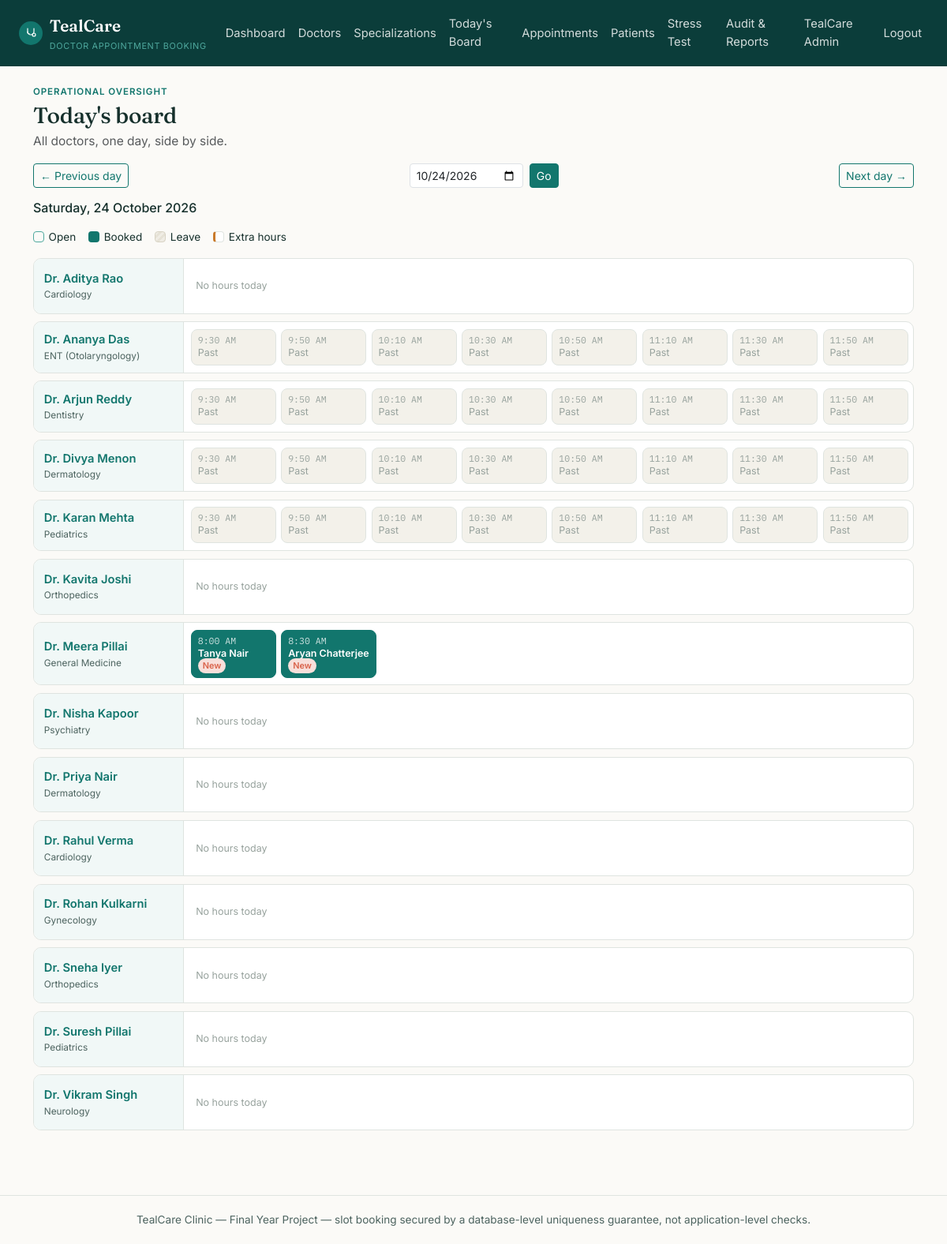
Screenshot of /admin/board (signed in) with the database file from the repository.
### tables this page shows
CREATE TABLE users (
    id INT AUTO_INCREMENT PRIMARY KEY,
    role ENUM('admin','doctor','patient') NOT NULL,
    name VARCHAR(150) NOT NULL,
    email VARCHAR(190) NOT NULL UNIQUE,
    password_hash VARCHAR(255) NOT NULL,
    phone VARCHAR(20) NULL,
     
    staff_code VARCHAR(20) NULL UNIQUE,
     
     
    status ENUM('active','suspended') NOT NULL DEFAULT 'active',
    reset_token VARCHAR(64) NULL,
    reset_token_expires_at DATETIME NULL,
    created_at TIMESTAMP NOT NULL DEFAULT CURRENT_TIMESTAMP
);

CREATE TABLE doctors (
    id INT AUTO_INCREMENT PRIMARY KEY,
    user_id INT NOT NULL UNIQUE,
    specialization_id INT NOT NULL,
    qualification VARCHAR(150) NOT NULL,
    consultation_fee DECIMAL(10,2) NOT NULL DEFAULT 0,
    default_slot_duration_minutes INT NOT NULL DEFAULT 20,
    bio TEXT NULL,
    status ENUM('active','inactive') NOT NULL DEFAULT 'active',
    created_at TIMESTAMP NOT NULL DEFAULT CURRENT_TIMESTAMP,
    FOREIGN KEY (user_id) REFERENCES users(id) ON DELETE CASCADE,
    FOREIGN KEY (specialization_id) REFERENCES specializations(id)
);

CREATE TABLE specializations (
    id INT AUTO_INCREMENT PRIMARY KEY,
    name VARCHAR(100) NOT NULL UNIQUE,
    description VARCHAR(255) NULL
);

CREATE TABLE doctor_weekly_availability (
    id INT AUTO_INCREMENT PRIMARY KEY,
    doctor_id INT NOT NULL,
    day_of_week TINYINT NOT NULL,
    start_time TIME NOT NULL,
    end_time TIME NOT NULL,
    slot_duration_minutes INT NOT NULL DEFAULT 20,
    created_at TIMESTAMP NOT NULL DEFAULT CURRENT_TIMESTAMP,
    FOREIGN KEY (doctor_id) REFERENCES doctors(id) ON DELETE CASCADE,
    INDEX idx_doctor_dow (doctor_id, day_of_week)
);

CREATE TABLE appointments (
    id INT AUTO_INCREMENT PRIMARY KEY,
    patient_id INT NOT NULL,
    doctor_id INT NOT NULL,
     
     
    reservation_id INT NULL,
    appointment_date DATE NOT NULL,
    start_time TIME NOT NULL,
    end_time TIME NOT NULL,
    status ENUM('booked','completed','cancelled','no_show') NOT NULL DEFAULT 'booked',
    notes TEXT NULL,
    cancelled_by VARCHAR(20) NULL,
     
     
    is_stress_test TINYINT(1) NOT NULL DEFAULT 0,
    created_at TIMESTAMP NOT NULL DEFAULT CURRENT_TIMESTAMP,
    updated_at TIMESTAMP NOT NULL DEFAULT CURRENT_TIMESTAMP ON UPDATE CURRENT_TIMESTAMP,
    FOREIGN KEY (patient_id) REFERENCES users(id),
    FOREIGN KEY (doctor_id) REFERENCES doctors(id),
    FOREIGN KEY (reservation_id) REFERENCES slot_reservations(id) ON DELETE SET NULL,
    INDEX idx_doctor_date (doctor_id, appointment_date),
    INDEX idx_patient (patient_id)
);

### app/views/admin/board.php (the view, shortened to what the rows shown need)
<p class="eyebrow mb-1">Operational oversight</p>
<h1 class="h3 mb-1">Today's board</h1>
<p class="text-muted mb-3">All doctors, one day, side by side.</p>
<div class="d-flex justify-content-between align-items-center mb-3">
    <a class="btn btn-sm btn-outline-tc" href="<?= Router::url('/admin/board?date=' . $prevDate) ?>">&larr; Previous day</a>
    <form method="get" action="<?= Router::url('/admin/board') ?>" class="d-flex gap-2 align-items-center">
        <input type="date" name="date" class="form-control form-control-sm" value="<?= htmlspecialchars($date, ENT_QUOTES) ?>">
        <button class="btn btn-sm btn-tc">Go</button>
    </form>
    <a class="btn btn-sm btn-outline-tc" href="<?= Router::url('/admin/board?date=' . $nextDate) ?>">Next day &rarr;</a>
</div>
<h6 class="mb-3"><?= date('l, j F Y', strtotime($date)) ?></h6>
<div class="d-flex flex-wrap gap-3 mb-3 small">
    <span><span class="legend-swatch" style="background:var(--paper);border:1px solid var(--teal-400);"></span>Open</span>
    <span><span class="legend-swatch" style="background:var(--teal-600);"></span>Booked</span>
    <span><span class="legend-swatch" style="background:repeating-linear-gradient(135deg,#efece4,#efece4 3px,#e6e2d6 3px,#e6e2d6 6px);border:1px solid #d8d3c4;"></span>Leave</span>
    <span><span class="legend-swatch" style="background:#fff;border-left:3px solid var(--amber);border-top:1px solid var(--line);border-bottom:1px solid var(--line);border-right:1px solid var(--line);"></span>Extra hours</span>
</div>
<?php foreach ($board as $row): $doctor = $row['doctor']; $data = $row['data']; ?>
    <div class="board-row">
        <div class="board-doctor">
            <div class="name"><a href="<?= Router::url('/admin/schedule/' . $doctor['id'] . '?week=' . $date) ?>" class="text-decoration-none"><?= htmlspecialchars($doctor['name'], ENT_QUOTES) ?></a></div>
            <div class="spec"><?= htmlspecialchars($doctor['specialization_name'], ENT_QUOTES) ?></div>
        </div>
        <div class="board-strip">
            <?php if ($data['full_day_leave']): ?>
                <div class="slot-chip slot-blocked">On leave &mdash; <?= htmlspecialchars($data['full_day_leave'], ENT_QUOTES) ?></div>
            <?php elseif (empty($data['slots']) && empty($data['leave_windows'])): ?>
                <div class="day-empty">No hours today</div>
            <?php else: ?>
                <?php foreach ($data['slots'] as $slot):
                    $stateClass = $slot['status'] === 'booked' ? 'slot-booked' : ($slot['status'] === 'past' ? 'slot-past' : 'slot-open');
                    $extraClass = $slot['source'] === 'extra_hours' ? ' slot-extra' : '';
                ?>
                    <div class="slot-chip <?= $stateClass . $extraClass ?>">
                        <span class="slot-time"><?= date('g:i A', strtotime($slot['start'])) ?><?= $extraClass ? '<span class="tag-extra">Extra</span>' : '' ?></span>
                        <?php if ($slot['status'] === 'booked'): $appt = $slot['appointment']; ?>
                            <span class="slot-patient"><?= htmlspecialchars($appt['patient_name'], ENT_QUOTES) ?></span>
                            <?= $appt['is_returning'] ? '<span class="badge-returning">Ret. · ' . (int) $appt['visit_count'] . '</span>' : '<span class="badge-new">New</span>' ?>
                        <?php else: ?>
                            <?= $slot['status'] === 'past' ? 'Past' : 'Open' ?>
                        <?php endif; ?>
                    </div>
                <?php endforeach; ?>
            <?php endif; ?>
        </div>
    </div>
<?php endforeach; ?>

### core/Router.php (shortened to what the rows shown need)
<?php
class Router
{
    private array $routes = ['GET' => [], 'POST' => []];
    private static string $basePath = '';
    public static function setBasePath(string $path): void
    {
        self::$basePath = rtrim($path, '/');
    }
    public static function url(string $path = ''): string
    {
        return self::$basePath . $path;
    }
    public function get(string $pattern, array $handler): void
    {
        $this->routes['GET'][$pattern] = $handler;
    }
    public function post(string $pattern, array $handler): void
    {
        $this->routes['POST'][$pattern] = $handler;
    }
    public function dispatch(string $method, string $uri): void
    {
        $path = parse_url($uri, PHP_URL_PATH) ?? '/';
        $path = rtrim($path, '/');
        foreach ($this->routes[$method] ?? [] as $pattern => $handler) {
            $params = $this->match($pattern, $path);
            if ($params !== null) {
                [$controllerClass, $action] = $handler;
                $controller = new $controllerClass();
                call_user_func_array([$controller, $action], $params);
                return;
            }
        }
    }
    private function match(string $pattern, string $path): ?array
    {
        $regex = preg_replace('#\{[a-zA-Z_]+\}#', '([^/]+)', $pattern);
        $regex = rtrim($regex, '/');
        if ($regex === '') {
            $regex = '/';
        }
        if (!preg_match('#^' . $regex . '$#', $path, $matches)) {
            return null;
        }
        array_shift($matches);
        return $matches;
    }
}

### app/views/partials/header.php (shortened to what the rows shown need)
<?php
$currentUser = Auth::user();
?>
<!doctype html>
<html lang="en">
<head>
    <link href="https://cdn.jsdelivr.net/npm/bootstrap@5.3.3/dist/css/bootstrap.min.css" rel="stylesheet">
    <link href="<?= Router::url('/assets/css/style.css') ?>" rel="stylesheet">
</head>
<body>
<nav class="navbar navbar-expand-lg navbar-tc">
    <div class="container-fluid px-3 px-lg-4">
        <a class="navbar-brand" href="<?= Router::url($currentUser ? \App\Controllers\AuthController::roleHome($currentUser['role']) : '/login') ?>">
            <span class="brand-mark">
            </span>
            <span>TealCare<small>Doctor Appointment Booking</small></span>
        </a>
        <div class="collapse navbar-collapse" id="navMain">
            <ul class="navbar-nav ms-auto align-items-lg-center">
                <?php if ($currentUser && $currentUser['role'] === 'admin'): ?>
                    <li class="nav-item"><a class="nav-link" href="<?= Router::url('/admin/dashboard') ?>">Dashboard</a></li>
                    <li class="nav-item"><a class="nav-link" href="<?= Router::url('/admin/doctors') ?>">Doctors</a></li>
                    <li class="nav-item"><a class="nav-link" href="<?= Router::url('/admin/specializations') ?>">Specializations</a></li>
                    <li class="nav-item"><a class="nav-link" href="<?= Router::url('/admin/board') ?>">Today's Board</a></li>
                    <li class="nav-item"><a class="nav-link" href="<?= Router::url('/admin/appointments') ?>">Appointments</a></li>
                    <li class="nav-item"><a class="nav-link" href="<?= Router::url('/admin/patients') ?>">Patients</a></li>
                    <li class="nav-item"><a class="nav-link" href="<?= Router::url('/admin/stress-test') ?>">Stress Test</a></li>
                    <li class="nav-item"><a class="nav-link" href="<?= Router::url('/admin/audit-log') ?>">Audit &amp; Reports</a></li>
                <?php endif; ?>
                <?php if ($currentUser): ?>
                    <li class="nav-item"><a class="nav-link" href="<?= Router::url('/account') ?>"><?= htmlspecialchars($currentUser['name'], ENT_QUOTES) ?></a></li>
                    <li class="nav-item">
                        <form method="post" action="<?= Router::url('/logout') ?>" class="d-inline">
                            <button type="submit" class="btn btn-link nav-link" style="border:0;">Logout</button>
                        </form>
                    </li>
                <?php else: ?>
                    <li class="nav-item"><a class="nav-link" href="<?= Router::url('/login') ?>">Login</a></li>
                    <li class="nav-item"><a class="nav-link" href="<?= Router::url('/register') ?>">Register</a></li>
                <?php endif; ?>
            </ul>
        </div>
    </div>
</nav>
<div class="container py-4">

### rows the page displays
users: name "TealCare Admin"
doctors: user.name "Dr. Aditya Rao", specialization.name "Cardiology", shows "No hours today"
doctors: user.name "Dr. Ananya Das", specialization.name "ENT (Otolaryngology)", start "9:50 AM", start "10:10 AM", start "10:30 AM", start "10:50 AM", start "11:10 AM", start "11:30 AM", start "11:50 AM"
doctor_weekly_availability: start_time "9:30 AM", shows "Past"
doctors: user.name "Dr. Arjun Reddy", specialization.name "Dentistry", start "9:50 AM", start "10:10 AM", start "10:30 AM", start "10:50 AM", start "11:10 AM", start "11:30 AM", start "11:50 AM"
doctors: user.name "Dr. Divya Menon", specialization.name "Dermatology", start "9:50 AM", start "10:10 AM", start "10:30 AM", start "10:50 AM", start "11:10 AM", start "11:30 AM", start "11:50 AM"
doctors: user.name "Dr. Karan Mehta", specialization.name "Pediatrics", start "9:50 AM", start "10:10 AM", start "10:30 AM", start "10:50 AM", start "11:10 AM", start "11:30 AM", start "11:50 AM"
doctors: user.name "Dr. Kavita Joshi", specialization.name "Orthopedics", shows "No hours today"
doctors: user.name "Dr. Meera Pillai", specialization.name "General Medicine"
appointments: start_time "8:00 AM", patient.name "Tanya Nair", shows "New"
appointments: start_time "8:30 AM", patient.name "Aryan Chatterjee", shows "New"
doctors: user.name "Dr. Nisha Kapoor", specialization.name "Psychiatry", shows "No hours today"
doctors: user.name "Dr. Priya Nair", specialization.name "Dermatology", shows "No hours today"
doctors: user.name "Dr. Rahul Verma", specialization.name "Cardiology", shows "No hours today"
doctors: user.name "Dr. Rohan Kulkarni", specialization.name "Gynecology", shows "No hours today"
doctors: user.name "Dr. Sneha Iyer", specialization.name "Orthopedics", shows "No hours today"
doctors: user.name "Dr. Suresh Pillai", specialization.name "Pediatrics", shows "No hours today"
doctors: user.name "Dr. Vikram Singh", specialization.name "Neurology", shows "No hours today"
